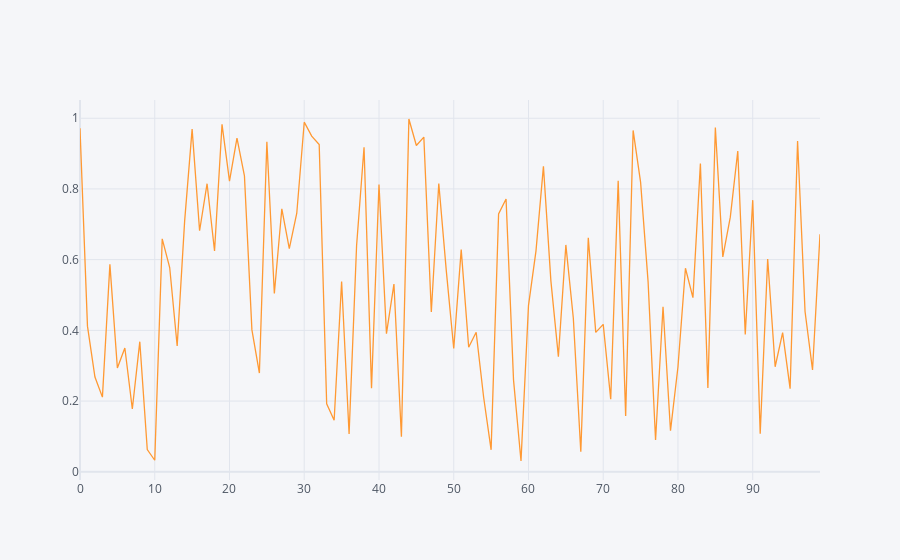

Here is the notebook cell this chart was saved with:
### Code cell
print("Select the type of data you need to plot.")
print('1--->Random Data with 100 rows and 5 columns')
print('2--->Customize dataframe with n columns and m rows with Integer Values')
print('3--->Upload csv/json/text file.')
choice = int(input())
df1  = createData(choice)
print()

print("Your Data Frame :\n")
print(df1.head())
print()

print("What kind of plot you want to plot:")
print("1---> Complete Data Plot")
print("2---> A Particular Column Plot")
cat = int(input())
print()

plot(cat)

### Figure 1 — Plotly figure (JSON) as saved in the notebook; plotly's stock layout.template omitted (floating-point values rounded to 4 significant figures)
{"data": [{"line": {"color": "rgba(255, 153, 51, 1.0)", "dash": "solid", "shape": "linear", "width": 1.3}, "mode": "lines", "name": "A", "text": "", "type": "scatter", "x": [0, 1, 2, 3, 4, 5, 6, 7, 8, 9, 10, 11, 12, 13, 14, 15, 16, 17, 18, 19, 20, 21, 22, 23, 24, 25, 26, 27, 28, 29, 30, 31, 32, 33, 34, 35, 36, 37, 38, 39, 40, 41, 42, 43, 44, 45, 46, 47, 48, 49, 50, 51, 52, 53, 54, 55, 56, 57, 58, 59, 60, 61, 62, 63, 64, 65, 66, 67, 68, 69, 70, 71, 72, 73, 74, 75, 76, 77, 78, 79, 80, 81, 82, 83, 84, 85, 86, 87, 88, 89, 90, 91, 92, 93, 94, 95, 96, 97, 98, 99], "y": [0.9718, 0.412, 0.2679, 0.2112, 0.5866, 0.2936, 0.3501, 0.1776, 0.368, 0.06272, 0.0327, 0.6589, 0.5776, 0.3557, 0.7096, 0.9691, 0.6817, 0.8148, 0.6245, 0.9826, 0.8221, 0.9437, 0.837, 0.4014, 0.2792, 0.9334, 0.5041, 0.7435, 0.6315, 0.7313, 0.9888, 0.9495, 0.9255, 0.1923, 0.1458, 0.5381, 0.1067, 0.6386, 0.9179, 0.2365, 0.8128, 0.3905, 0.5309, 0.09895, 0.9978, 0.9229, 0.9466, 0.4518, 0.8153, 0.5698, 0.3489, 0.6283, 0.3522, 0.3946, 0.2109, 0.06226, 0.7293, 0.7713, 0.2594, 0.03057, 0.4699, 0.6243, 0.8639, 0.5394, 0.3258, 0.6416, 0.4345, 0.05671, 0.6616, 0.3943, 0.4171, 0.2052, 0.823, 0.158, 0.9654, 0.8185, 0.538, 0.08994, 0.467, 0.1163, 0.297, 0.5757, 0.4924, 0.8719, 0.2372, 0.9739, 0.6079, 0.7203, 0.9072, 0.3882, 0.7683, 0.108, 0.6018, 0.2971, 0.3935, 0.2352, 0.9358, 0.4532, 0.2881, 0.6716]}], "layout": {"autosize": true, "legend": {"bgcolor": "#F5F6F9", "font": {"color": "#4D5663"}}, "paper_bgcolor": "#F5F6F9", "plot_bgcolor": "#F5F6F9", "title": {"font": {"color": "#4D5663"}}, "xaxis": {"autorange": true, "gridcolor": "#E1E5ED", "range": [0, 99], "showgrid": true, "tickfont": {"color": "#4D5663"}, "title": {"font": {"color": "#4D5663"}, "text": ""}, "type": "linear", "zerolinecolor": "#E1E5ED"}, "yaxis": {"autorange": true, "gridcolor": "#E1E5ED", "range": [-0.02316, 1.052], "showgrid": true, "tickfont": {"color": "#4D5663"}, "title": {"font": {"color": "#4D5663"}, "text": ""}, "type": "linear", "zerolinecolor": "#E1E5ED"}}}
